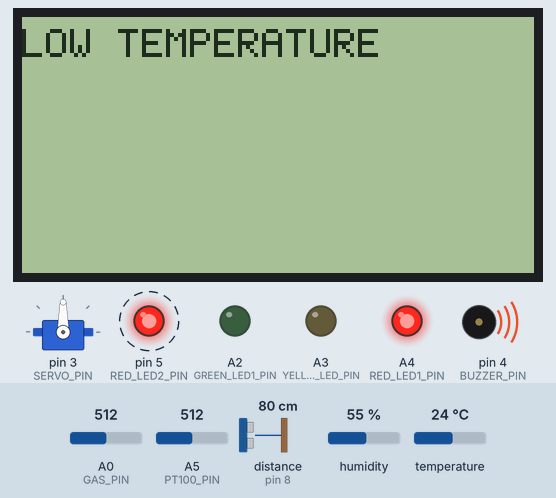
Recording of a sketch running on a simulated Arduino Uno, built with avr-gcc and run on an emulated ATmega328P. On the bench: 128×64 one-colour display, servo, output pins drawn as LEDs (lit = HIGH), buzzer (waves = sounding). Wiring (inferred from the names in the program): ultrasonic range finder: trigger pin 9; echo pin 8. Dashed ring = blinking. Inputs (shaded band) come from the test bench; at power-on: distance to the obstacle (sensor on pin 8) 80 cm, temperature 24 °C, A0 (GAS_PIN) = 512, A5 (PT100_PIN) = 512, humidity 55 %. The echo pulse lasts 58.3 µs per cm; pins used as bus, display or sensor lines are not drawn.

Above: at 3.2 s.
3.3 s: distance to the obstacle (sensor on pin 8) set to 21 cm
7.8 s: distance to the obstacle (sensor on pin 8) set to 18 cm
At 8.91 s:
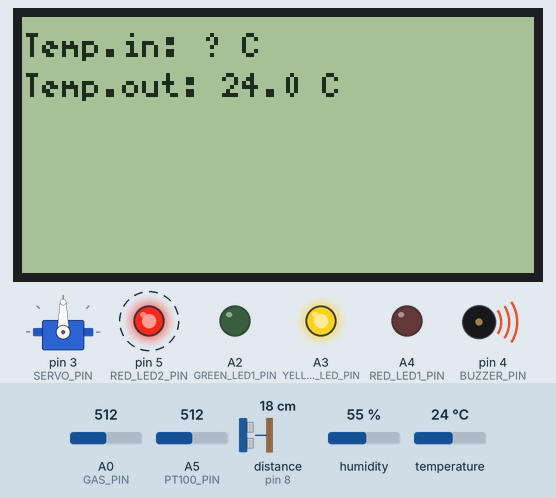
10.3 s: temperature set to 12 °C
At 13.39 s:
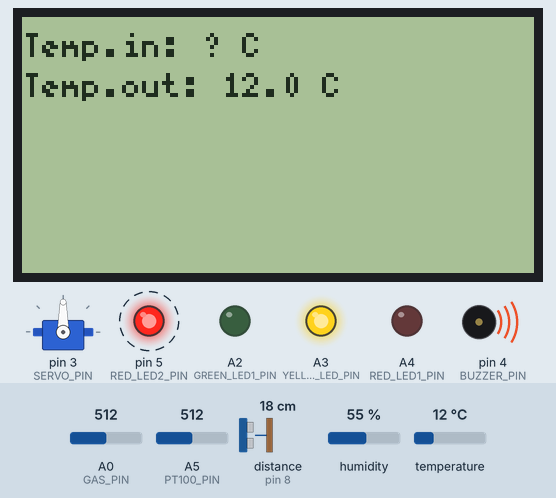
14.7 s: distance to the obstacle (sensor on pin 8) set to 2 cm
At 16.8 s:
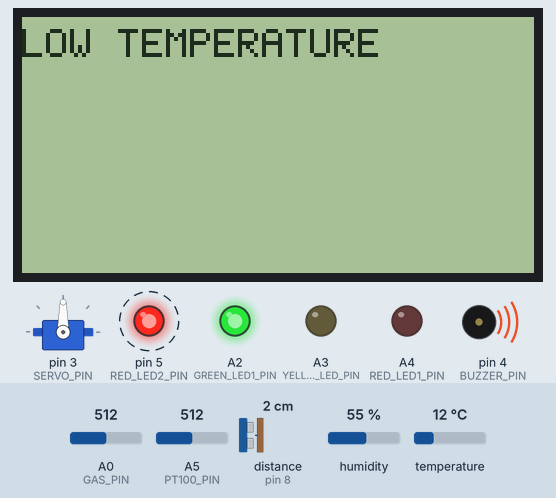
Timing chart, 0 to 18.0 s (numbered marks = the images above; inputs shaded):
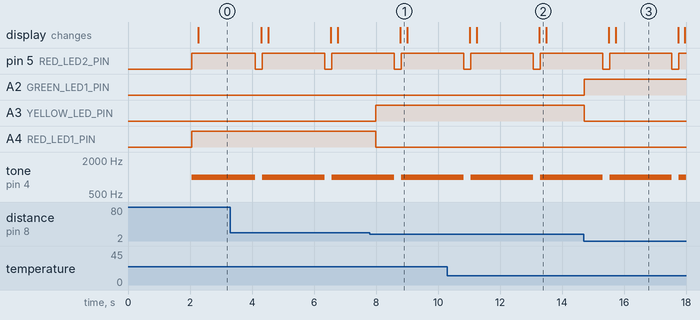

Measured:
- the behaviour switches between 20 and 19 cm on distance to the obstacle (sensor on pin 8) (found by bisection; images 0 and 1)
- after the input at 7.8 s, A3 (YELLOW_LED_PIN): LOW → HIGH after 0.18 s; A4 (RED_LED1_PIN): HIGH → LOW after 0.18 s
- after the input at 10.3 s, the display: first differs from a run without the input after 3.0 s (image 2)
- after the input at 14.7 s, A2 (GREEN_LED1_PIN): LOW → HIGH at once; A3 (YELLOW_LED_PIN): HIGH → LOW at once
- by itself, pin 5 (RED_LED2_PIN): alternates HIGH for 2.0 s and LOW for 0.23 s
- by itself, tone on pin 4 (BUZZER_PIN): alternates 1000 Hz for 2.0 s and silent for 0.23 s

The sketch:

Tester1.3.ino
```cpp
#include <U8g2lib.h>
#include <DHT.h>
#include <Servo.h>

// Пины и типы
#define DHTPIN 7               // Пин для DHT11
#define DHTTYPE DHT11          // Тип датчика DHT
#define SOIL_MOISTURE_PIN A1   // Пин для датчика влажности почвы
#define TRIG_PIN 9             // Пин Trig для HC-SR04
#define ECHO_PIN 8             // Пин Echo для HC-SR04
#define BUZZER_PIN 4           // Пин для буззера
#define SERVO_PIN 3            // Пин для серво SG90
#define GAS_PIN A0             // Пин для газового датчика MQ-4
#define PT100_PIN A5           // Пин для pt100

// Пины для светодиодов
#define GREEN_LED1_PIN A2      // Пин для первого зеленого светодиода
#define YELLOW_LED_PIN A3     // Пин для желтого светодиода
#define RED_LED1_PIN A4        // Пин для первого красного светодиода
#define RED_LED2_PIN 5        // Пин для второго красного светодиода (ALARM)
#define GREEN_LED2_PIN 6      // Пин для второго зеленого светодиода

const float knownResistor = 100.0; // Известное сопротивление резистора в Ом
const float referenceVoltage = 5.0; // Опорное напряжение (5V для Arduino)

// Инициализация дисплея
U8G2_ST7920_128X64_1_HW_SPI u8g2(U8G2_R0, /* CS=*/ 10, /* reset=*/ 6);

// Инициализация DHT11 и серво
DHT dht(DHTPIN, DHTTYPE);
Servo servo;

bool alarmTriggered = false; // Сигнал тревоги
unsigned long alarmTime = 0; // Время начала тревоги

void setup() {
  // Пины для HC-SR04
  pinMode(TRIG_PIN, OUTPUT);
  pinMode(ECHO_PIN, INPUT);

  // Пины для светодиодов
  pinMode(GREEN_LED1_PIN, OUTPUT); // Первый зеленый
  pinMode(YELLOW_LED_PIN, OUTPUT); // Желтый
  pinMode(RED_LED1_PIN, OUTPUT);   // Первый красный
  pinMode(RED_LED2_PIN, OUTPUT);   // Второй красный (ALARM)
  pinMode(GREEN_LED2_PIN, OUTPUT); // Второй зеленый

  // Инициализация серийного порта и компонентов
  Serial.begin(9600);
  dht.begin();
  u8g2.begin();
  servo.attach(SERVO_PIN);
  pinMode(BUZZER_PIN, OUTPUT); // Настройка буззера как выхода

  // Задержка для стабилизации
  delay(2000);
}

void loop() {
  // Чтение данных с датчиков
  int rawValue = analogRead(PT100_PIN);
  float voltage = (rawValue / 1023.0) * referenceVoltage;

  // Вычисляем сопротивление PT100
  float resistance = (knownResistor * voltage) / (referenceVoltage - voltage);
  float tempPT100 = (resistance - 100.0) / 0.385;

  // Чтение данных с HC-SR04 (расстояние)
  long duration, distance;
  digitalWrite(TRIG_PIN, LOW);
  delayMicroseconds(2);
  digitalWrite(TRIG_PIN, HIGH);
  delayMicroseconds(10);
  digitalWrite(TRIG_PIN, LOW);
  duration = pulseIn(ECHO_PIN, HIGH);
  distance = duration * 0.034 / 2;

  // Чтение данных с DHT11 (температура и влажность)
  float humidity = dht.readHumidity();
  float tempDHT11 = dht.readTemperature();

  // Разделение температуры на целую и десятичную части
  int tempDHT11_int = int(tempDHT11);          // Целая часть
  int tempDHT11_dec = (tempDHT11 - tempDHT11_int) * 10;  // Десятичная часть (умножаем на 10 для получения одного знака после запятой)

  // Чтение данных с датчика газа (метан)
  int gasValue = analogRead(GAS_PIN);
  float methaneLevel = gasValue * (5.0 / 1023.0);  // Преобразование в ppm (приближенно)

  // Управление светодиодами в зависимости от уровня заполненности
  if (distance <= 6.25) {  // 0% (0-6.25 см)
    digitalWrite(GREEN_LED1_PIN, HIGH);  // Включаем первый зеленый
  } else {
    digitalWrite(GREEN_LED1_PIN, LOW);  // Выключаем первый зеленый
  }

  if (distance > 6.25 && distance <= 18.75) {  // 25%-75% (6.25 см - 18.75 см)
    digitalWrite(YELLOW_LED_PIN, HIGH);  // Включаем желтый
  } else {
    digitalWrite(YELLOW_LED_PIN, LOW);  // Выключаем желтый
  }

  if (distance > 18.75) {  // 75%-100% (18.75 см - 25 см)
    digitalWrite(RED_LED1_PIN, HIGH);  // Включаем первый красный
  } else {
    digitalWrite(RED_LED1_PIN, LOW);  // Выключаем первый красный
  }

  // Управление светодиодом ALARM
  if (tempPT100 < 25.0 || tempPT100 > 55.0 || humidity < 50.0 || methaneLevel > 500.0) {
    if (!alarmTriggered) {  // Только если тревога ещё не была активирована
      alarmTriggered = true;
      alarmTime = millis(); // Сохраняем время начала тревоги
      digitalWrite(RED_LED2_PIN, HIGH);  // Включаем светодиод ALARM
      tone(BUZZER_PIN, 1000);  // Включаем буззер
    }
  } else {
    if (alarmTriggered) {
      alarmTriggered = false;
      digitalWrite(RED_LED2_PIN, LOW);   // Выключаем светодиод ALARM
      noTone(BUZZER_PIN);  // Выключаем буззер
    }
  }

  // Управление зеленым светодиодом 2 (нормальная работа)
  if (!alarmTriggered) {
    digitalWrite(GREEN_LED2_PIN, HIGH);  // Включаем второй зеленый
  } else {
    digitalWrite(GREEN_LED2_PIN, LOW);  // Выключаем второй зеленый
  }

  // Показываем сообщение на дисплее в случае тревоги:
  if (alarmTriggered) {
    u8g2.firstPage();
    do {
      u8g2.setFont(u8g2_font_6x12_tf);
      if (tempPT100 < 25.0) {
        u8g2.drawStr(0, 10, "LOW TEMPERATURE");
      } else if (tempPT100 > 55.0) {
        u8g2.drawStr(0, 10, "HIGH TEMPERATURE");
      } else if (humidity < 50.0) {
        u8g2.drawStr(0, 10, "LOW HUMIDITY");
      } else if (methaneLevel > 500.0) {
        u8g2.drawStr(0, 10, "HIGH METHANE LEVEL");
      }
    } while (u8g2.nextPage());

    // Выключаем сообщение через 2 секунды
    if (millis() - alarmTime > 2000) {
      alarmTriggered = false;
      digitalWrite(RED_LED2_PIN, LOW); // Выключаем ALARM
      noTone(BUZZER_PIN);           // Выключаем буззер
    }
  }

  // Отображаем данные на экране, если нет тревоги
  if (!alarmTriggered) {
    u8g2.firstPage();
    do {
      u8g2.setFont(u8g2_font_5x7_tf); // Меньший шрифт

      // Отображаем температуру с PT100 (внутреняя температура)
      char tempPT100Str[16];
      sprintf(tempPT100Str, "Temp.in: %.1f C", tempPT100);
      u8g2.drawStr(0, 10, tempPT100Str);

      // Отображаем температуру с DHT11 (внешняя температура)
      char tempDHT11Str[16];
      sprintf(tempDHT11Str, "Temp.out: %d.%d C", tempDHT11_int, tempDHT11_dec); // Выводим целую и десятичную часть
      u8g2.drawStr(0, 20, tempDHT11Str);
    } while (u8g2.nextPage());
  }
}
```
